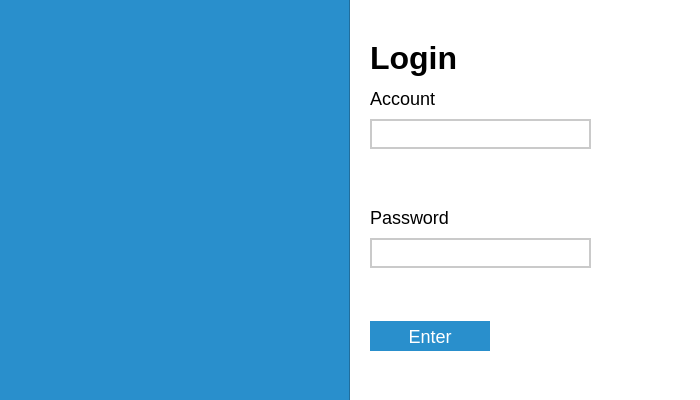
<?xml version="1.0" encoding="UTF-8"?>
<ui version="4.0">
 <class>Login</class>
 <widget class="QDialog" name="Login">
  <property name="geometry">
   <rect>
    <x>0</x>
    <y>0</y>
    <width>700</width>
    <height>400</height>
   </rect>
  </property>
  <property name="minimumSize">
   <size>
    <width>700</width>
    <height>400</height>
   </size>
  </property>
  <property name="maximumSize">
   <size>
    <width>700</width>
    <height>400</height>
   </size>
  </property>
  <property name="windowTitle">
   <string>Авторизация</string>
  </property>
  <property name="styleSheet">
   <string notr="true">background-color:white</string>
  </property>
  <property name="sizeGripEnabled">
   <bool>false</bool>
  </property>
  <widget class="QFrame" name="frame">
   <property name="geometry">
    <rect>
     <x>-11</x>
     <y>-10</y>
     <width>361</width>
     <height>421</height>
    </rect>
   </property>
   <property name="minimumSize">
    <size>
     <width>350</width>
     <height>400</height>
    </size>
   </property>
   <property name="styleSheet">
    <string notr="true">
background-color:rgb(41, 143, 204)</string>
   </property>
   <property name="frameShape">
    <enum>QFrame::StyledPanel</enum>
   </property>
   <property name="frameShadow">
    <enum>QFrame::Raised</enum>
   </property>
   <widget class="QLabel" name="label_2">
    <property name="geometry">
     <rect>
      <x>10</x>
      <y>20</y>
      <width>311</width>
      <height>371</height>
     </rect>
    </property>
    <property name="styleSheet">
     <string notr="true">background: url(:/new/images/logo.png) center  no-repeat;</string>
    </property>
    <property name="text">
     <string/>
    </property>
   </widget>
  </widget>
  <widget class="QWidget" name="layoutWidget">
   <property name="geometry">
    <rect>
     <x>370</x>
     <y>40</y>
     <width>301</width>
     <height>311</height>
    </rect>
   </property>
   <layout class="QGridLayout" name="gridLayout_4">
    <item row="5" column="0">
     <widget class="QPushButton" name="pushButton_auth">
      <property name="sizePolicy">
       <sizepolicy hsizetype="Minimum" vsizetype="Preferred">
        <horstretch>12</horstretch>
        <verstretch>20</verstretch>
       </sizepolicy>
      </property>
      <property name="minimumSize">
       <size>
        <width>120</width>
        <height>30</height>
       </size>
      </property>
      <property name="maximumSize">
       <size>
        <width>120</width>
        <height>30</height>
       </size>
      </property>
      <property name="cursor">
       <cursorShape>PointingHandCursor</cursorShape>
      </property>
      <property name="styleSheet">
       <string notr="true">background-color:rgb(41, 143, 204);
color:white;
font-family: 'Alegreya Sans', sans-serif;text-align:center;
font-size:18px;
text-decoration: none;
text-align:center;
border: none;</string>
      </property>
      <property name="text">
       <string>Enter</string>
      </property>
     </widget>
    </item>
    <item row="5" column="2">
     <spacer name="horizontalSpacer">
      <property name="orientation">
       <enum>Qt::Horizontal</enum>
      </property>
      <property name="sizeHint" stdset="0">
       <size>
        <width>40</width>
        <height>20</height>
       </size>
      </property>
     </spacer>
    </item>
    <item row="5" column="1">
     <spacer name="horizontalSpacer_2">
      <property name="orientation">
       <enum>Qt::Horizontal</enum>
      </property>
      <property name="sizeHint" stdset="0">
       <size>
        <width>40</width>
        <height>20</height>
       </size>
      </property>
     </spacer>
    </item>
    <item row="0" column="0">
     <widget class="QLabel" name="label">
      <property name="styleSheet">
       <string notr="true">font-family: 'Prompt', sans-serif;
text-align:center;
color:back;</string>
      </property>
      <property name="text">
       <string>&lt;html&gt;&lt;head/&gt;&lt;body&gt;&lt;p&gt;&lt;span style=&quot; font-size:24pt; font-weight:600;&quot;&gt;Login&lt;/span&gt;&lt;/p&gt;&lt;/body&gt;&lt;/html&gt;</string>
      </property>
     </widget>
    </item>
    <item row="3" column="0">
     <layout class="QGridLayout" name="gridLayout_2">
      <item row="0" column="0">
       <widget class="QLabel" name="label_pass">
        <property name="minimumSize">
         <size>
          <width>0</width>
          <height>30</height>
         </size>
        </property>
        <property name="maximumSize">
         <size>
          <width>100</width>
          <height>30</height>
         </size>
        </property>
        <property name="styleSheet">
         <string notr="true">font-family: 'Prompt', sans-serif;
font-size:18px;
font-weight:200;
text-align:left;
color:back;</string>
        </property>
        <property name="text">
         <string>Password</string>
        </property>
       </widget>
      </item>
      <item row="1" column="0">
       <widget class="QLineEdit" name="lineEdit_pass">
        <property name="minimumSize">
         <size>
          <width>0</width>
          <height>30</height>
         </size>
        </property>
        <property name="maximumSize">
         <size>
          <width>16777215</width>
          <height>30</height>
         </size>
        </property>
        <property name="styleSheet">
         <string notr="true">background-color: white;
color: #596a71;
border: 2px solid rgb(202, 202, 202);
font-family: 'Prompt', sans-serif;
</string>
        </property>
        <property name="echoMode">
         <enum>QLineEdit::Password</enum>
        </property>
       </widget>
      </item>
     </layout>
    </item>
    <item row="1" column="0">
     <layout class="QGridLayout" name="gridLayout">
      <item row="0" column="0">
       <widget class="QLabel" name="label_login">
        <property name="minimumSize">
         <size>
          <width>0</width>
          <height>30</height>
         </size>
        </property>
        <property name="maximumSize">
         <size>
          <width>100</width>
          <height>30</height>
         </size>
        </property>
        <property name="styleSheet">
         <string notr="true">font-family: 'Prompt', sans-serif;
font-size:18px;
font-weight:200;
text-align:left;
color:back;</string>
        </property>
        <property name="text">
         <string>Account</string>
        </property>
       </widget>
      </item>
      <item row="1" column="0">
       <widget class="QLineEdit" name="lineEdit_login">
        <property name="enabled">
         <bool>true</bool>
        </property>
        <property name="minimumSize">
         <size>
          <width>0</width>
          <height>30</height>
         </size>
        </property>
        <property name="maximumSize">
         <size>
          <width>16777215</width>
          <height>30</height>
         </size>
        </property>
        <property name="mouseTracking">
         <bool>true</bool>
        </property>
        <property name="styleSheet">
         <string notr="true">background-color: white;
color: #596a71;
border: 2px solid rgb(202, 202, 202);
font-family: 'Prompt', sans-serif;
</string>
        </property>
        <property name="frame">
         <bool>true</bool>
        </property>
       </widget>
      </item>
     </layout>
    </item>
    <item row="4" column="0">
     <spacer name="verticalSpacer">
      <property name="orientation">
       <enum>Qt::Vertical</enum>
      </property>
      <property name="sizeHint" stdset="0">
       <size>
        <width>20</width>
        <height>40</height>
       </size>
      </property>
     </spacer>
    </item>
    <item row="2" column="0">
     <spacer name="verticalSpacer_2">
      <property name="orientation">
       <enum>Qt::Vertical</enum>
      </property>
      <property name="sizeHint" stdset="0">
       <size>
        <width>20</width>
        <height>40</height>
       </size>
      </property>
     </spacer>
    </item>
   </layout>
  </widget>
 </widget>
 <resources/>
 <connections/>
</ui>
